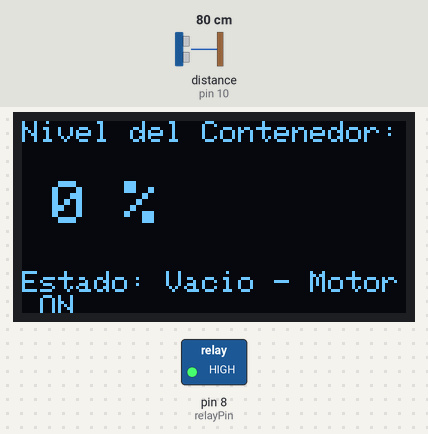
The sketch below on a simulated Arduino Uno, built with avr-gcc and run on an emulated ATmega328P. Parts: 128×64 one-colour display, switched loads named in the sketch (green lamp = pin HIGH). Wiring (inferred from the names in the program): ultrasonic range finder: trigger pin 9; echo pin 10. Inputs (shaded band) come from the test bench; at power-on: distance to the obstacle (sensor on pin 10) 80 cm. The echo pulse lasts 58.3 µs per cm; pins used as bus, display or sensor lines are not drawn; what the sketch prints to the serial monitor is not drawn.

Above: at 3.2 s.
3.3 s: distance to the obstacle (sensor on pin 10) set to 43 cm
5.3 s: distance to the obstacle (sensor on pin 10) set to 37 cm
At 7.0 s:
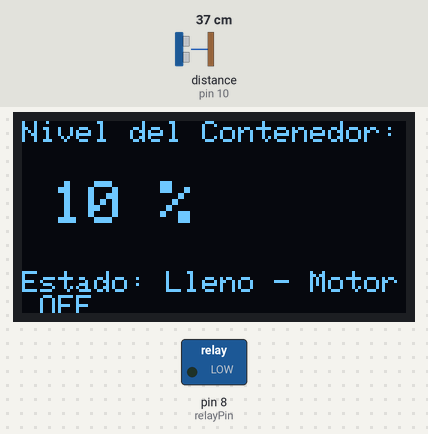
7.7 s: distance to the obstacle (sensor on pin 10) set to 2 cm
At 10.5 s:
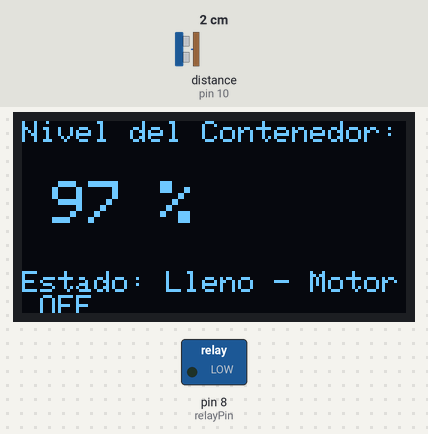
10.8 s: distance to the obstacle (sensor on pin 10) set to 60 cm
At 12.2 s:
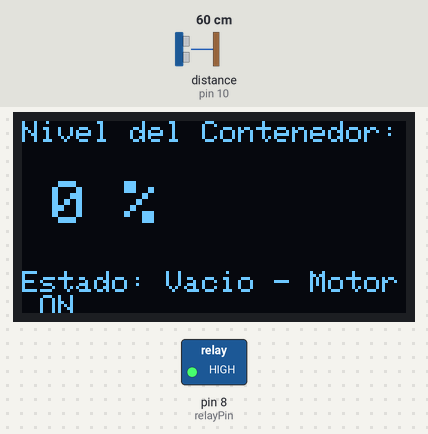
Timing chart, 0 to 13.8 s (numbered marks = the images above; inputs shaded):
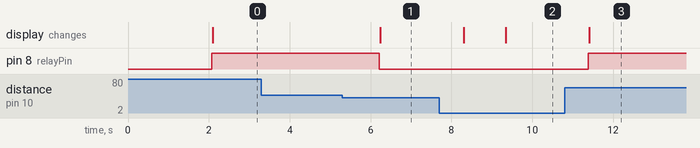

Measured:
- the behaviour switches between 41 and 40 cm on distance to the obstacle (sensor on pin 10) (found by bisection; images 0 and 1)
- after the input at 3.3 s, every drawn part: stays the same
- after the input at 5.3 s, pin 8 (relayPin): HIGH → LOW after 0.91 s; the display: changes after 0.94 s (image 1)
- after the input at 7.7 s, the display: first changes after 0.61 s (image 2 shows a later state)
- after the input at 10.8 s, pin 8 (relayPin): LOW → HIGH after 0.58 s; the display: changes after 0.61 s (image 3)

The sketch:

LLenadoled.ino
```cpp
#include <Adafruit_GFX.h>
#include <Adafruit_SSD1306.h>

// Configuración de pantalla OLED
#define SCREEN_WIDTH 128
#define SCREEN_HEIGHT 64
#define OLED_RESET    -1
Adafruit_SSD1306 display(SCREEN_WIDTH, SCREEN_HEIGHT, &Wire, OLED_RESET);

// Pines del sensor ultrasónico
const int trigPin = 9;
const int echoPin = 10;

// Pin del relé
const int relayPin = 8;

// Distancia máxima del contenedor (ajústala a la altura en cm)
const int distanciaMaxima = 40;

void setup() {
  pinMode(trigPin, OUTPUT);
  pinMode(echoPin, INPUT);
  pinMode(relayPin, OUTPUT);
  digitalWrite(relayPin, LOW);

  Serial.begin(9600);

  // Inicializar pantalla OLED
  if (!display.begin(SSD1306_SWITCHCAPVCC, 0x3C)) {
    Serial.println(F("No se pudo iniciar la pantalla OLED"));
    while (true); // Detener si falla
  }
  display.clearDisplay();
  display.setTextSize(1);
  display.setTextColor(SSD1306_WHITE);
  display.setCursor(0,0);
  display.println("Sistema iniciado...");
  display.display();
  delay(2000);
}

void loop() {
  long duracion;
  int distancia;
  int porcentajeLlenado;

  // Pulso ultrasónico
  digitalWrite(trigPin, LOW);
  delayMicroseconds(2);
  digitalWrite(trigPin, HIGH);
  delayMicroseconds(10);
  digitalWrite(trigPin, LOW);

  // Medir eco
  duracion = pulseIn(echoPin, HIGH);
  distancia = duracion * 0.034 / 2;

  // Calcular porcentaje de llenado
  if (distancia >= distanciaMaxima) {
    porcentajeLlenado = 0;
  } else if (distancia <= 0) {
    porcentajeLlenado = 100;
  } else {
    porcentajeLlenado = map(distancia, distanciaMaxima, 0, 0, 100);
  }

  // Mostrar en monitor serial
  Serial.print("Distancia: ");
  Serial.print(distancia);
  Serial.print(" cm\tLlenado: ");
  Serial.print(porcentajeLlenado);
  Serial.println("%");

  // Mostrar en OLED
  display.clearDisplay();
  display.setCursor(0, 0);
  display.println("Nivel del Contenedor:");
  display.setTextSize(2);
  display.setCursor(10, 20);
  display.print(porcentajeLlenado);
  display.print(" %");
  display.setTextSize(1);
  display.setCursor(0, 50);
  if (porcentajeLlenado == 0) {
    display.println("Estado: Vacio - Motor ON");
    digitalWrite(relayPin, HIGH); // Encender motor
  } else {
    display.println("Estado: Lleno - Motor OFF");
    digitalWrite(relayPin, LOW);  // Apagar motor
  }
  display.display();

  delay(1000);
}
```
